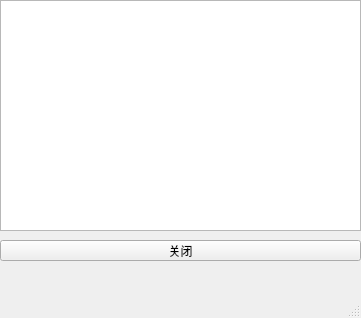
<?xml version="1.0" encoding="UTF-8"?>
<ui version="4.0">
 <class>menu</class>
 <widget class="QMainWindow" name="menu">
  <property name="geometry">
   <rect>
    <x>0</x>
    <y>0</y>
    <width>361</width>
    <height>318</height>
   </rect>
  </property>
  <property name="windowTitle">
   <string>MainWindow</string>
  </property>
  <widget class="QWidget" name="centralwidget">
   <widget class="QPushButton" name="closeButton">
    <property name="geometry">
     <rect>
      <x>0</x>
      <y>240</y>
      <width>361</width>
      <height>21</height>
     </rect>
    </property>
    <property name="text">
     <string>关闭</string>
    </property>
   </widget>
   <widget class="QTextBrowser" name="textBrowser">
    <property name="geometry">
     <rect>
      <x>0</x>
      <y>0</y>
      <width>361</width>
      <height>231</height>
     </rect>
    </property>
   </widget>
  </widget>
  <widget class="QMenuBar" name="menubar">
   <property name="geometry">
    <rect>
     <x>0</x>
     <y>0</y>
     <width>361</width>
     <height>28</height>
    </rect>
   </property>
  </widget>
  <widget class="QStatusBar" name="statusbar"/>
 </widget>
 <resources/>
 <connections/>
</ui>
